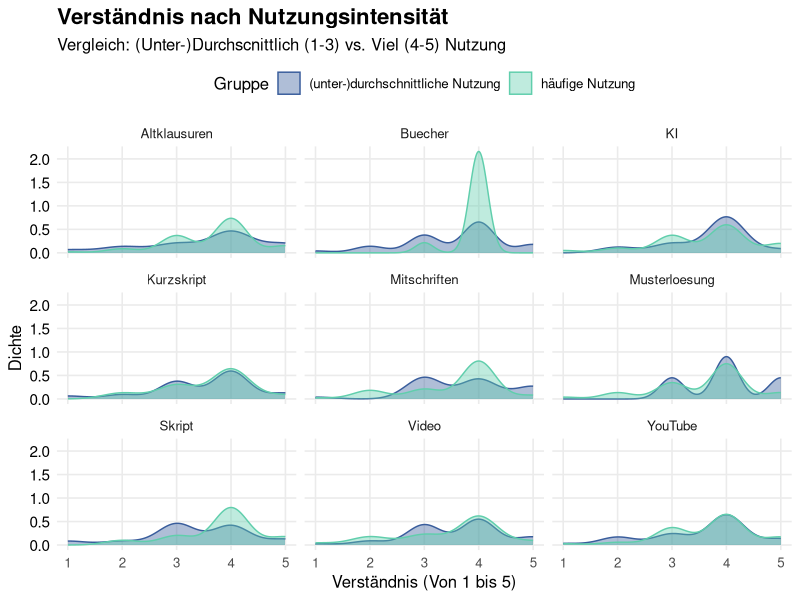

Write the R code that produced this figure. (Note: this script raises an error after producing the figure.)
# ==============================================================================
# Aufgabe 4: Analyse des LimeSurvey-Datensatzes
# ==============================================================================

# 1. Bibliotheken laden
library(tidyverse)

# 2. Daten einlesen
# source("funktionen.R") # Lädt automatisch auch die Helfer

survey.data <- read.csv("results-survey_cleaned.csv")


# ==============================================================================
# PLOT 4
# ==============================================================================

plot.4.data <- survey.data %>%
  
  #Wir wählen die Zeilen aus die wir brauchen das Verständnis und Nutzung 
  #von KI und Youtube im Vergleich mit Skript und Büchern
  select(starts_with("Nutzung_"),
         Qualitaet_Verstehen_Num) %>%
  
  #Wir drehen die Daten wieder für den ggplot
  pivot_longer(cols = starts_with("Nutzung"),
               names_to = "Tool",
               values_to = "Haeufigkeit") %>%
  
  #Wir machen unseren Datensatz wieder für den Plot "sauber"
  mutate(Tool = str_remove_all(Tool, "Nutzung_|_Num")) %>%
  
  #Wir filtern alle störenden NAs raus 
  filter(!is.na(Haeufigkeit), !is.na(Qualitaet_Verstehen_Num)) %>%
  
  #Jetzt unterscheiden wir die Studenten in 2 Gruppen
  mutate(Gruppe = case_when(
    Haeufigkeit >= 4 ~ "häufige Nutzung",          # 4 und 5
    TRUE ~ "(unter-)durchschnittliche Nutzung"     # kleiner gleich 3
  ))
  
  #Wir filtern Tool nur nach den Tools die wir tatsächlich haben wollen in unserem Density Plot
  # filter(Tool %in% c("Skript", "KI", "YouTube", "Buecher"))

#Jetzt erstellen wir unseren density Plot 
plot4 <- ggplot(plot.4.data, aes(x = Qualitaet_Verstehen_Num, fill = Gruppe, color = Gruppe)) +
  
  #Wir erstellen unseren density Plot mit alpha = 0.4 damit die Hügel transparent sind 
  geom_density(alpha = 0.4) +
  
  #Dieser Befehl sorgt dafür das wir sozusagen Mini Plots für jedes der Materialien erstellen 
  facet_wrap(~Tool) +
  
  #Hier nehmen wir unsere Standard Farbpalette 
  scale_fill_viridis_d(option = "mako", begin = 0.4, end = 0.8) +
  scale_color_viridis_d(option = "mako", begin = 0.4, end = 0.8) +
  
  #Wir erstellen Überschrift und Achsenbeschriftungen für die Verständnis
  labs(
    title = "Verständnis nach Nutzungsintensität",
    subtitle = "Vergleich: (Unter-)Durchscnittlich (1-3) vs. Viel (4-5) Nutzung",
    x = "Verständnis (Von 1 bis 5)",
    y = "Dichte",
    fill = "Gruppe",
    color = "Gruppe"
  ) +
  
  #Wir editieren unser Theme minimal etwas damit es unseren Anforderungen entspricht
  theme_minimal(base_size = 12) +
  theme(
    legend.position = "top", #Sorgt dafür das die Legende oben ist 
    panel.grid.minor = element_blank(),
    plot.title = element_text(face = "bold", size = 16), #Überschrift Makieren und Richtige Größe einstellen 
    axis.text.y = element_text(color = "black", size = 11) #Achsenbeschriftung einfärben und Größe Richtig bestimmen
  )


#Wir speichern wieder unsere Grafik 
ggsave("Plot4.Verständnisdichte.pdf",
       plot = plot4,
       device = "pdf",
       width = 10,
       height = 5)


# ==============================================================================
# PLOT 4.5
# ==============================================================================

plot.4.5.data <- survey.data %>%
  #Wir wählen wieder unsere gebrauchten Eigenschaften aus, 
  #wir nehmen nicht alle Effekte weil unsere Plots sonst zu unübersichtlich werden
  select(starts_with("Nutzung_"),
         starts_with("Effekt_"),
         Qualitaet_Verstehen_Num) %>%
  
  
  select(-Effekt_Zeitaufwand_Rev) %>%
  
  #Wir entfernen alle NAs 
  # drop_na() %>%
  
  #Wir berechnen die Korrelation zwischen all diesen Werten
  cor(use = "pairwise.complete.obs") %>%
  
  #Hier wieder unser trick aus Plot 4 um die Daten ins richtige Format zu rücken
  as.table() %>%
  as.data.frame() %>%
  
  #Jetzt filtern wir die Korrelationen die wir tatsächlich haben wollen
  filter(str_detect(Var1, "Nutzung"), !str_detect(Var2, "Nutzung")) %>%
  
  #Wir machen unsere Namen für die Plots wieder schön 
  mutate(
    Tool = str_remove_all(Var1, "Nutzung_|_Num"),
    
    #Wir entfernen auch noch andere Überbleibsel 
    Effekt = str_remove_all(Var2, "Effekt_|Qualitaet_|Nutzung_|_Num|_Rev")
  )

plot4.5 <- ggplot(plot.4.5.data, aes (x = Freq, y = reorder(Tool, Freq), fill = Tool)) +
  #Hiermit erstellen wir unsere Balken
  geom_col() +
  
  #Das hier sorgt dafür das wir wieder viele
  facet_wrap(~Effekt, scales = "free_x") +
  scale_fill_viridis_d(option = "mako", begin = 0.4, end = 0.8) +
  geom_vline(xintercept = 0, linetype = "dashed", color = "grey70") +
  labs(
    x = "Stärke des Zusammenhangs (GGrößer ist besser)",
    y = NULL
  ) +
  theme_minimal(base_size = 12) +
  theme(
    legend.position = "none",
    panel.grid.minor = element_blank(),
    strip.text = element_text(face = "bold", size = 11)
  )

#Wir speichern wieder unser Bild
ggsave("Plot4.5.Korrelation.pdf",
       plot = plot4.5,
       device = "pdf",
       width = 10,
       height = 4.5)


# ==============================================================================
# PLOT 6
# ==============================================================================


# 1. Datenvorbereitung: WIR NEHMEN ALLES
plot.6.data <- survey.data %>%
  # Wähle automatisch JEDE Spalte, die Zahlen enthält
  select(where(is.numeric)) %>%
  select(-Fachsemester) # VERÄNDERUNG
  
  # Optional: Falls du eine ID-Spalte oder einen Index ("X") hast, weg damit:
  # select(-contains("ID"), -any_of("X")) %>% 
  
  # drop_na()

# WICHTIG: Wir speichern die Original-Reihenfolge der Spalten
# (Damit R sie gleich nicht alphabetisch sortiert)
original_order <- names(plot.6.data)

# 2. Korrelation berechnen
plot.6.cor <- plot.6.data %>%
  cor(use = "pairwise.complete.obs") %>%
  as.table() %>%
  as.data.frame()

# 3. Die Reihenfolge erzwingen
# Wir sagen dem Plot: "Benutze genau die Liste 'original_order' zum Sortieren"
plot.6.cor <- plot.6.cor %>%
  mutate(
    Var1 = factor(Var1, levels = original_order),
    # Für die y-Achse drehen wir die Reihenfolge oft um (rev), 
    # damit die Diagonale wie gewohnt von links oben nach rechts unten läuft
    # oder wir lassen es gleich, je nach Geschmack. Hier: Gleich wie CSV.
    Var2 = factor(Var2, levels = rev(original_order)) 
  )

# 4. Der große Heatmap-Plot
ggplot(plot.6.cor, aes(x = Var1, y = Var2, fill = Freq)) +
  geom_tile(color = "white", lwd = 0.2) + # Feine weiße Linien
  
  # Farben: Volles Spektrum von -1 (Rot/Blau) bis +1 (Hell/Gelb)
  scale_fill_viridis_c(option = "mako", direction = 1, limits = c(-1, 1)) +
  
  # <--- HIER: Zahlen hinzufügen
  geom_text(aes(label = round(Freq, 2)), color = "white", size = 2.5) +
  
  # Achsenbeschriftung säubern (wir entfernen _Num etc. für Lesbarkeit)
  scale_x_discrete(labels = function(x) str_remove_all(x, "Nutzung_|Qualitaet_|Effekt_|_Num|_Score|_Rev")) +
  scale_y_discrete(labels = function(x) str_remove_all(x, "Nutzung_|Qualitaet_|Effekt_|_Num|_Score|_Rev")) +
  
  labs(
    title = "Gesamt-Matrix: Alle Korrelationen",
    subtitle = "Übersicht aller gemessenen Variablen im Kurs",
    x = NULL,
    y = NULL,
    fill = "Korrelation"
  ) +
  theme_minimal(base_size = 10) +
  theme(
    # Text auf x-Achse senkrecht stellen, sonst überlappt alles bei vielen Variablen
    axis.text.x = element_text(angle = 90, vjust = 0.5, hjust = 1, size = 8),
    axis.text.y = element_text(size = 8),
    panel.grid = element_blank(),
    legend.position = "right"
  ) +
  coord_fixed() # Quadratische Kacheln





plot(table(survey.data$Qualitaet_Verstehen_Num[survey.data$Nutzung_YouTube_Num >= 2]))

survey.data[ ,c(12:18)][survey.data$Abschluss == "Master"]
# Schema: data[ ZEILEN , SPALTEN ]
(survey.data[survey.data$Abschluss == "Master", c(12:18)])




library(tidyverse)

# 1. Wir definieren die Spalten, die uns interessieren
usage_cols <- survey.data %>%
  select(starts_with("Nutzung_") & ends_with("_Num")) %>%
  names()

# 2. Wir berechnen für jedes Material die beiden Korrelationen
# map_dfr iteriert über die Liste und baut direkt einen Dataframe zusammen
efficiency_table <- usage_cols %>%
  map_dfr(function(col_name) {
    
    # Korrelation: Nutzung vs. Zeitaufwand
    r_time <- cor(survey.data[[col_name]], 
                  survey.data$Effekt_Zeitaufwand_Num, 
                  use = "complete.obs") # Wichtig: NAs ignorieren
    
    # Korrelation: Nutzung vs. Verständnis
    r_verst <- cor(survey.data[[col_name]], 
                   survey.data$Qualitaet_Verstehen_Num, 
                   use = "complete.obs")
    
    # Ergebniszeile zurückgeben
    tibble(
      Material = str_remove_all(col_name, "Nutzung_|_Num"), # Namen säubern
      Cor_Zeit = r_time,
      Cor_Verstaendnis = r_verst,
      # Hier berechnen wir direkt deinen "Effizienz-Abstand"
      Effizienz_Delta = r_verst - r_time 
    )
  }) %>%
  # Optional: Nach Effizienz sortieren
  arrange(desc(Effizienz_Delta))

# 3. Ergebnis anzeigen
print(efficiency_table)





# Test (i): Wie hoch ist die Zufriedenheit im Schnitt?
print(calculate_metric_stats(daten, "Zufriedenheit_Score"))

# Test (iv): Sind Informatiker zufriedener als Statistiker?
print(calculate_metric_by_group(daten, "Zufriedenheit_Score", "Fakultaet"), n=21)

# Test (v): Grafik erstellen
# Zusammenhang: Digital Score nach Fakultaet
grafik <- plot_categorical_multivar(daten, "Fakultaet", "Abschluss")
print(grafik)

# Zusammenhang: Zufriedenheit nach Fakultaet
grafik <- plot_categorical_multivar(daten, "Fakultaet", "Zufriedenheit_Score", "Abschluss")
print(grafik)


# Zusammenfassung seltener Studiengänge zu Soonstiges-Kategorie
simplified <- data %>%
  mutate(
    # Fasse alles mit weniger als 5 Nennungen zu "Sonstiges" zusammen
    Fakultaet_Gruppiert = fct_lump_min(Fakultaet, min = 5, other_level = "Sonstiges")
  )

# Kontrolle: Wie sieht die Verteilung jetzt aus?
counts = table(simplified$Fakultaet_Gruppiert)

pie(counts, main = "Verteilung der Fakultäten")

pie(table(data$Abschluss), main = "Verteilung Bachelor/Master")

barplot(table(data$Fachsemester))

simplified <- data %>%
  mutate(
    # Fasse alles mit weniger als 5 Nennungen zu "Sonstiges" zusammen
    Fakultaet_Gruppiert = fct_lump_min(Fakultaet, min = 5, other_level = "Sonstiges")
  )

barplot(table(data$Fachsemester))

#####
# Bibliotheken laden
if(!require(tidyverse)) install.packages("tidyverse")
if(!require(corrplot)) install.packages("corrplot")
if(!require(fastDummies)) install.packages("fastDummies")
library(tidyverse)
library(corrplot)
library(fastDummies)

# 1. Daten laden
df <- read.csv("results-survey_cleaned.csv")

# 2. Daten vorbereiten
# Wir wandeln alles in Zahlen um. 
# WICHTIG: Wir entfernen Spalten, die nur einen einzigen Wert haben (Varianz = 0),
# da diese zu Fehlern in der Korrelation führen.
df_numeric <- df %>%
  dummy_cols(select_columns = c("Fakultaet", "Abschluss"), 
             remove_first_dummy = FALSE, 
             remove_selected_columns = TRUE) %>%
  select_if(is.numeric) %>%
  select(where(~ var(., na.rm = TRUE) > 0)) # Entfernt Spalten ohne Variation (Konstante)

# 3. Korrelationsmatrix berechnen
cor_matrix <- cor(df_numeric, use = "pairwise.complete.obs")

# 4. FEHLERBEHEBUNG: NAs durch 0 ersetzen
# Das ist der entscheidende Schritt, der Ihren Fehler verhindert.
# Wenn eine Korrelation nicht berechnet werden konnte, setzen wir sie auf 0 (kein Zusammenhang).
cor_matrix[is.na(cor_matrix)] <- 0

# 5. Filtern: Nur relevante Variablen behalten
threshold <- 0.4
# Diagonale temporär auf 0 setzen, damit sie nicht als "starke Korrelation" zählt
diag_backup <- diag(cor_matrix)
diag(cor_matrix) <- 0

# Finde Zeilen, die mindestens eine Korrelation > 0.4 haben
# na.rm = TRUE sorgt dafür, dass evtl. verbliebene Fehler ignoriert werden
relevant_indices <- apply(abs(cor_matrix), 1, max, na.rm = TRUE) > threshold

# Matrix reduzieren
cor_matrix_filtered <- cor_matrix[relevant_indices, relevant_indices]

# Diagonale wiederherstellen (auf 1 setzen)
diag(cor_matrix_filtered) <- 1

# 6. Plotten
# Falls nach dem Filtern nichts übrig bleibt, geben wir eine Warnung aus
if(nrow(cor_matrix_filtered) > 1) {
  corrplot(cor_matrix_filtered, 
           method = "color", 
           type = "upper", 
           order = "hclust", 
           addCoef.col = "black", 
           tl.col = "black", 
           tl.cex = 0.6, 
           number.cex = 0.5, 
           title = "Relevante Korrelationen (> 0.4)", 
           mar = c(0,0,2,0))
} else {
  print("Keine starken Korrelationen über dem Schwellenwert gefunden.")
}
